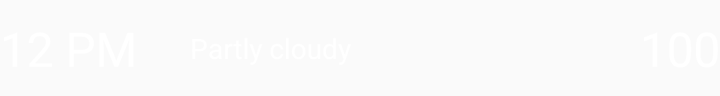
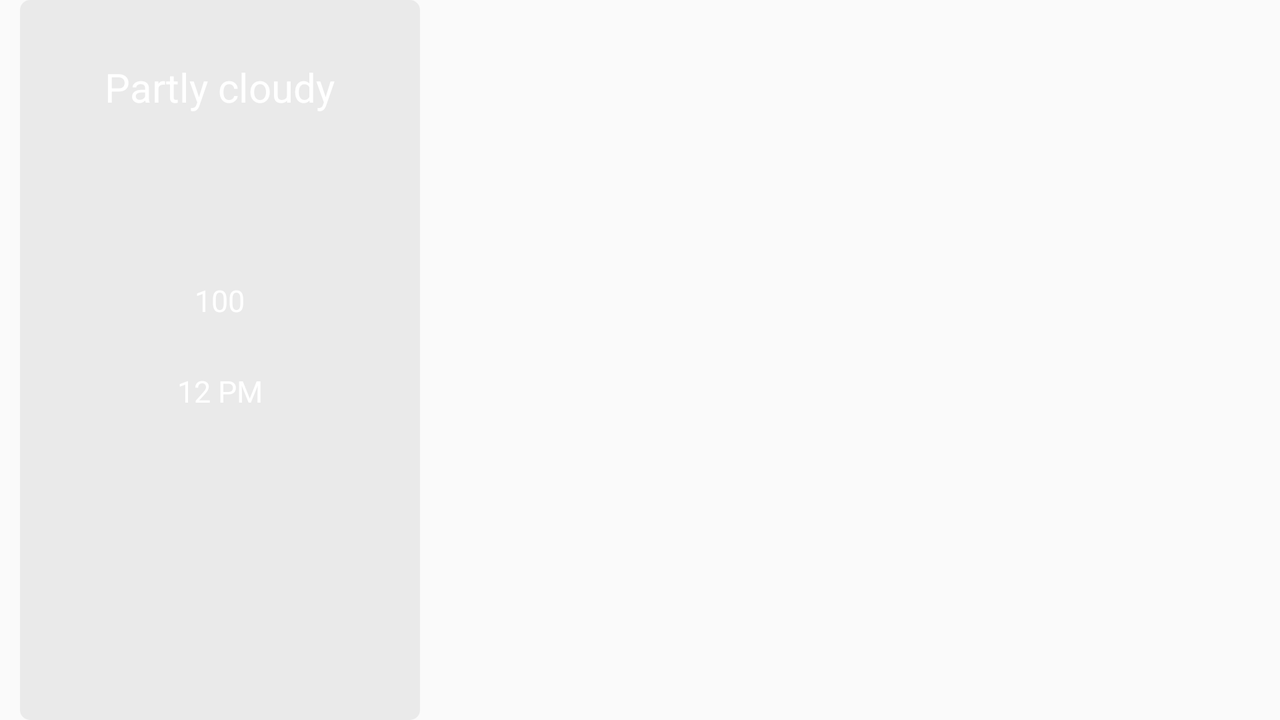

An Android layout and its configuration variant, each rendered on a device that would load it. The default file and the variant file are quoted in full after the pictures.
<!-- AndroidManifest.xml: application theme AppTheme -->
<!-- res/layout/hourly_list_item.xml -->
<?xml version="1.0" encoding="utf-8"?>
<RelativeLayout xmlns:android="http://schemas.android.com/apk/res/android"
                xmlns:tools="http://schemas.android.com/tools"
                android:layout_width="match_parent"
                android:layout_height="wrap_content"
                android:paddingTop="8dp"
                android:paddingBottom="8dp"
                tools:background="@drawable/bg_gradient">

    <TextView
        android:layout_width="80dp"
        android:layout_height="wrap_content"
        android:id="@+id/timeTextView"
        android:layout_centerVertical="true"
        android:layout_alignParentLeft="true"
        android:layout_alignParentStart="true"
        android:textColor="#ffffffff"
        android:textSize="24sp"
        tools:text="12 PM"/>

    <ImageView
        android:layout_width="wrap_content"
        android:layout_height="wrap_content"
        android:id="@+id/iconImageView"
        android:layout_centerVertical="true"
        android:layout_toRightOf="@+id/timeTextView"
        android:layout_toEndOf="@+id/timeTextView"
        android:src="@drawable/partly_cloudy"/>

    <TextView
        android:layout_width="wrap_content"
        android:layout_height="wrap_content"
        tools:text="100"
        android:id="@+id/temperatureTextView"
        android:layout_alignParentTop="false"
        android:layout_alignParentRight="true"
        android:layout_alignParentEnd="true"
        android:layout_centerVertical="true"
        android:textColor="#ffffffff"
        android:textSize="24sp"/>

    <TextView
        android:layout_width="wrap_content"
        android:layout_height="wrap_content"
        android:id="@+id/summaryTextView"
        android:layout_centerVertical="true"
        android:layout_toRightOf="@+id/iconImageView"
        android:layout_toEndOf="@+id/iconImageView"
        android:textColor="#ffffffff"
        android:layout_toLeftOf="@+id/temperatureTextView"
        android:paddingLeft="15dp"
        android:paddingRight="15dp"
        tools:text="Partly cloudy"/>
</RelativeLayout>
<!-- resources referenced by this layout -->
<resources>
  <style name="AppTheme" parent="Theme.AppCompat.Light.NoActionBar">
          
      </style>
</resources>
<!-- res/layout-land/hourly_list_item.xml (the repository's variant of the layout above) -->
<!-- drawn on the phone turned sideways -->
<?xml version="1.0" encoding="utf-8"?>
<LinearLayout
    xmlns:android="http://schemas.android.com/apk/res/android"
    xmlns:tools="http://schemas.android.com/tools"
    android:layout_width="200dp"
    android:layout_height="match_parent"
    android:orientation="vertical"
    android:padding="15dp"
    android:layout_marginLeft="10dp"
    android:layout_marginRight="10dp"
    android:background="@drawable/recycler_item_background">

    <TextView
        android:id="@+id/summaryTextView"
        android:layout_width="wrap_content"
        android:layout_height="0dp"
        android:layout_weight="1"
        android:textColor="@color/white_color"
        android:padding="15dp"
        android:textSize="20sp"
        android:layout_gravity="center"
        tools:text="Partly cloudy"/>

    <LinearLayout
        android:layout_width="match_parent"
        android:layout_height="0dp"
        android:layout_weight="2"
        android:orientation="vertical">

        <TextView
            android:id="@+id/temperatureTextView"
            android:layout_width="wrap_content"
            android:layout_height="wrap_content"
            android:layout_gravity="center"
            android:padding="15dp"
            tools:text="100"
            android:textColor="@color/white_color"
            android:textSize="15sp"/>

        <ImageView
            android:id="@+id/iconImageView"
            android:layout_width="wrap_content"
            android:layout_height="wrap_content"
            android:layout_gravity="center"
            android:scaleType="fitCenter"
            tools:src="@drawable/partly_cloudy"/>

        <TextView
            android:id="@+id/timeTextView"
            android:layout_width="wrap_content"
            android:layout_height="wrap_content"
            android:layout_gravity="center"
            android:textColor="@color/white_color"
            android:padding="10dp"
            android:textSize="15sp"
            tools:text="12 PM"/>

    </LinearLayout>
</LinearLayout>
<!-- resources referenced by the variant -->
<!-- as the phone turned sideways resolves them -->
<resources>
  <color name="white_color">@android:color/white</color>
  <!-- drawable recycler_item_background (drawable) -->
  <?xml version="1.0" encoding="utf-8"?>
  <shape
      xmlns:android="http://schemas.android.com/apk/res/android"
      android:shape="rectangle">
  
      <solid android:color="#10000000" />
      <corners android:radius="5dp" />
  </shape>
  <style name="AppTheme" parent="Theme.AppCompat.Light.NoActionBar">
          
      </style>
</resources>
